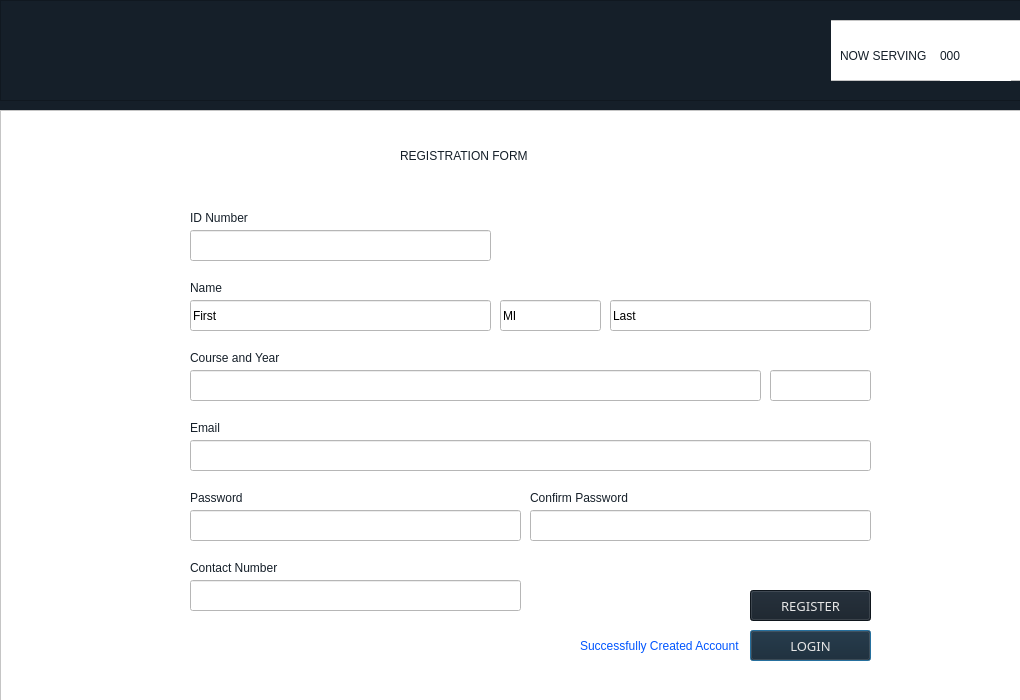
<?xml version="1.0" encoding="UTF-8"?>
<ui version="4.0">
 <class>registrationWindow</class>
 <widget class="QDialog" name="registrationWindow">
  <property name="geometry">
   <rect>
    <x>0</x>
    <y>0</y>
    <width>1020</width>
    <height>700</height>
   </rect>
  </property>
  <property name="windowTitle">
   <string>Dialog</string>
  </property>
  <property name="styleSheet">
   <string notr="true">background-color: rgb(21, 31, 41);
font: 12pt &quot;Nunito&quot;;</string>
  </property>
  <widget class="QFrame" name="loginFrame">
   <property name="geometry">
    <rect>
     <x>0</x>
     <y>110</y>
     <width>1051</width>
     <height>601</height>
    </rect>
   </property>
   <property name="styleSheet">
    <string notr="true">background-color: rgb(255, 255, 255);</string>
   </property>
   <property name="frameShape">
    <enum>QFrame::StyledPanel</enum>
   </property>
   <property name="frameShadow">
    <enum>QFrame::Raised</enum>
   </property>
   <widget class="QLabel" name="registrationFormLabel">
    <property name="geometry">
     <rect>
      <x>400</x>
      <y>20</y>
      <width>291</width>
      <height>51</height>
     </rect>
    </property>
    <property name="cursor">
     <cursorShape>ArrowCursor</cursorShape>
    </property>
    <property name="styleSheet">
     <string notr="true">font: 36pt &quot;Bebas Neue&quot;;
color: rgb(21, 31, 41);</string>
    </property>
    <property name="text">
     <string>REGISTRATION FORM</string>
    </property>
   </widget>
   <widget class="QLabel" name="idLabel">
    <property name="geometry">
     <rect>
      <x>190</x>
      <y>100</y>
      <width>101</width>
      <height>16</height>
     </rect>
    </property>
    <property name="styleSheet">
     <string notr="true">font: 14pt bold &quot;Poppins&quot;;
background-color: rgb(255, 255, 255);
color: rgb(21, 31, 41);</string>
    </property>
    <property name="text">
     <string>ID Number</string>
    </property>
   </widget>
   <widget class="QLabel" name="nameLabel">
    <property name="geometry">
     <rect>
      <x>190</x>
      <y>170</y>
      <width>111</width>
      <height>16</height>
     </rect>
    </property>
    <property name="styleSheet">
     <string notr="true">font: 14pt bold &quot;Poppins&quot;;
color: rgb(21, 31, 41);</string>
    </property>
    <property name="text">
     <string>Name</string>
    </property>
   </widget>
   <widget class="QLineEdit" name="inputFirstName">
    <property name="geometry">
     <rect>
      <x>190</x>
      <y>190</y>
      <width>301</width>
      <height>31</height>
     </rect>
    </property>
    <property name="text">
     <string extracomment="First Name">First</string>
    </property>
   </widget>
   <widget class="QLineEdit" name="lineEdit_2">
    <property name="geometry">
     <rect>
      <x>380</x>
      <y>910</y>
      <width>281</width>
      <height>31</height>
     </rect>
    </property>
   </widget>
   <widget class="QLineEdit" name="inputID">
    <property name="geometry">
     <rect>
      <x>190</x>
      <y>120</y>
      <width>301</width>
      <height>31</height>
     </rect>
    </property>
   </widget>
   <widget class="QPushButton" name="loginButton2">
    <property name="geometry">
     <rect>
      <x>750</x>
      <y>520</y>
      <width>121</width>
      <height>31</height>
     </rect>
    </property>
    <property name="font">
     <font>
      <family>Montserrat</family>
      <pointsize>10</pointsize>
      <weight>9</weight>
      <italic>false</italic>
      <bold>false</bold>
     </font>
    </property>
    <property name="cursor">
     <cursorShape>PointingHandCursor</cursorShape>
    </property>
    <property name="styleSheet">
     <string notr="true">font: 75 10pt &quot;Montserrat&quot;;
color: rgb(230, 230, 230);
background-color: rgb(21, 31, 41);</string>
    </property>
    <property name="text">
     <string>LOGIN</string>
    </property>
   </widget>
   <widget class="QLineEdit" name="inputMI">
    <property name="geometry">
     <rect>
      <x>500</x>
      <y>190</y>
      <width>101</width>
      <height>31</height>
     </rect>
    </property>
    <property name="text">
     <string extracomment="First Name">MI</string>
    </property>
   </widget>
   <widget class="QLineEdit" name="inputLastName">
    <property name="geometry">
     <rect>
      <x>610</x>
      <y>190</y>
      <width>261</width>
      <height>31</height>
     </rect>
    </property>
    <property name="text">
     <string extracomment="First Name">Last</string>
    </property>
   </widget>
   <widget class="QLineEdit" name="inputCourse">
    <property name="geometry">
     <rect>
      <x>190</x>
      <y>260</y>
      <width>571</width>
      <height>31</height>
     </rect>
    </property>
    <property name="text">
     <string extracomment="First Name"/>
    </property>
   </widget>
   <widget class="QLabel" name="courseYearLabel">
    <property name="geometry">
     <rect>
      <x>190</x>
      <y>240</y>
      <width>151</width>
      <height>16</height>
     </rect>
    </property>
    <property name="styleSheet">
     <string notr="true">font: 14pt bold &quot;Poppins&quot;;
color: rgb(21, 31, 41);</string>
    </property>
    <property name="text">
     <string>Course and Year</string>
    </property>
   </widget>
   <widget class="QLineEdit" name="inputYear">
    <property name="geometry">
     <rect>
      <x>770</x>
      <y>260</y>
      <width>101</width>
      <height>31</height>
     </rect>
    </property>
    <property name="text">
     <string extracomment="First Name"/>
    </property>
   </widget>
   <widget class="QLineEdit" name="inputEmail2">
    <property name="geometry">
     <rect>
      <x>190</x>
      <y>330</y>
      <width>681</width>
      <height>31</height>
     </rect>
    </property>
    <property name="text">
     <string extracomment="First Name"/>
    </property>
   </widget>
   <widget class="QLineEdit" name="inputContact">
    <property name="geometry">
     <rect>
      <x>190</x>
      <y>470</y>
      <width>331</width>
      <height>31</height>
     </rect>
    </property>
    <property name="text">
     <string extracomment="First Name"/>
    </property>
   </widget>
   <widget class="QLabel" name="emailLabelRegistration">
    <property name="geometry">
     <rect>
      <x>190</x>
      <y>310</y>
      <width>151</width>
      <height>16</height>
     </rect>
    </property>
    <property name="styleSheet">
     <string notr="true">font: 14pt bold &quot;Poppins&quot;;
color: rgb(21, 31, 41);</string>
    </property>
    <property name="text">
     <string>Email</string>
    </property>
   </widget>
   <widget class="QLabel" name="contactLabel">
    <property name="geometry">
     <rect>
      <x>190</x>
      <y>450</y>
      <width>151</width>
      <height>16</height>
     </rect>
    </property>
    <property name="styleSheet">
     <string notr="true">font: 14pt bold &quot;Poppins&quot;;
color: rgb(21, 31, 41);</string>
    </property>
    <property name="text">
     <string>Contact Number</string>
    </property>
   </widget>
   <widget class="QLabel" name="passwordLabelRegistration">
    <property name="geometry">
     <rect>
      <x>190</x>
      <y>380</y>
      <width>151</width>
      <height>16</height>
     </rect>
    </property>
    <property name="styleSheet">
     <string notr="true">font: 14pt bold &quot;Poppins&quot;;
color: rgb(21, 31, 41);</string>
    </property>
    <property name="text">
     <string>Password</string>
    </property>
   </widget>
   <widget class="QLineEdit" name="inputPassword2">
    <property name="geometry">
     <rect>
      <x>190</x>
      <y>400</y>
      <width>331</width>
      <height>31</height>
     </rect>
    </property>
    <property name="text">
     <string extracomment="First Name"/>
    </property>
   </widget>
   <widget class="QLineEdit" name="inputConfirmation">
    <property name="geometry">
     <rect>
      <x>530</x>
      <y>400</y>
      <width>341</width>
      <height>31</height>
     </rect>
    </property>
    <property name="text">
     <string extracomment="First Name"/>
    </property>
   </widget>
   <widget class="QLabel" name="confirmLabel">
    <property name="geometry">
     <rect>
      <x>530</x>
      <y>380</y>
      <width>161</width>
      <height>16</height>
     </rect>
    </property>
    <property name="styleSheet">
     <string notr="true">font: 14pt bold &quot;Poppins&quot;;
color: rgb(21, 31, 41);</string>
    </property>
    <property name="text">
     <string>Confirm Password</string>
    </property>
   </widget>
   <widget class="QPushButton" name="registerButton2">
    <property name="geometry">
     <rect>
      <x>750</x>
      <y>480</y>
      <width>121</width>
      <height>31</height>
     </rect>
    </property>
    <property name="font">
     <font>
      <family>Montserrat</family>
      <pointsize>10</pointsize>
      <weight>9</weight>
      <italic>false</italic>
      <bold>false</bold>
     </font>
    </property>
    <property name="cursor">
     <cursorShape>PointingHandCursor</cursorShape>
    </property>
    <property name="styleSheet">
     <string notr="true">font: 75 10pt &quot;Montserrat&quot;;
color: rgb(230, 230, 230);
background-color: rgb(21, 31, 41);</string>
    </property>
    <property name="text">
     <string>REGISTER</string>
    </property>
   </widget>
   <widget class="QLabel" name="contactLabel_2">
    <property name="geometry">
     <rect>
      <x>580</x>
      <y>520</y>
      <width>161</width>
      <height>31</height>
     </rect>
    </property>
    <property name="styleSheet">
     <string notr="true">font: 9pt bold &quot;Poppins&quot;;
color: rgb(0, 85, 255);</string>
    </property>
    <property name="text">
     <string>Successfully Created Account</string>
    </property>
   </widget>
  </widget>
  <widget class="QFrame" name="headingFrame">
   <property name="geometry">
    <rect>
     <x>0</x>
     <y>0</y>
     <width>1051</width>
     <height>101</height>
    </rect>
   </property>
   <property name="frameShape">
    <enum>QFrame::StyledPanel</enum>
   </property>
   <property name="frameShadow">
    <enum>QFrame::Raised</enum>
   </property>
   <widget class="QLabel" name="priorityNumberRegistration">
    <property name="geometry">
     <rect>
      <x>940</x>
      <y>30</y>
      <width>71</width>
      <height>51</height>
     </rect>
    </property>
    <property name="cursor">
     <cursorShape>ArrowCursor</cursorShape>
    </property>
    <property name="styleSheet">
     <string notr="true">font: 36pt &quot;Bebas Neue&quot;;
color: rgb(21, 31, 41);
background-color: rgb(255, 255, 255);</string>
    </property>
    <property name="text">
     <string>000</string>
    </property>
   </widget>
   <widget class="QFrame" name="nowServingFrame">
    <property name="geometry">
     <rect>
      <x>830</x>
      <y>20</y>
      <width>191</width>
      <height>61</height>
     </rect>
    </property>
    <property name="styleSheet">
     <string notr="true">background-color: rgb(255, 255, 255);</string>
    </property>
    <property name="frameShape">
     <enum>QFrame::StyledPanel</enum>
    </property>
    <property name="frameShadow">
     <enum>QFrame::Raised</enum>
    </property>
    <widget class="QLabel" name="nowServingRegistration">
     <property name="geometry">
      <rect>
       <x>10</x>
       <y>20</y>
       <width>101</width>
       <height>31</height>
      </rect>
     </property>
     <property name="cursor">
      <cursorShape>ArrowCursor</cursorShape>
     </property>
     <property name="styleSheet">
      <string notr="true">font: 17pt &quot;Bebas Neue&quot;;
color: rgb(21, 31, 41);
background-color: rgb(255, 255, 255);</string>
     </property>
     <property name="text">
      <string>NOW SERVING</string>
     </property>
    </widget>
   </widget>
   <widget class="QLabel" name="logoRegistration">
    <property name="geometry">
     <rect>
      <x>760</x>
      <y>20</y>
      <width>71</width>
      <height>61</height>
     </rect>
    </property>
    <property name="text">
     <string/>
    </property>
    <property name="pixmap">
     <pixmap>upper.png</pixmap>
    </property>
   </widget>
   <zorder>nowServingFrame</zorder>
   <zorder>priorityNumberRegistration</zorder>
   <zorder>logoRegistration</zorder>
  </widget>
 </widget>
 <resources/>
 <connections/>
</ui>
